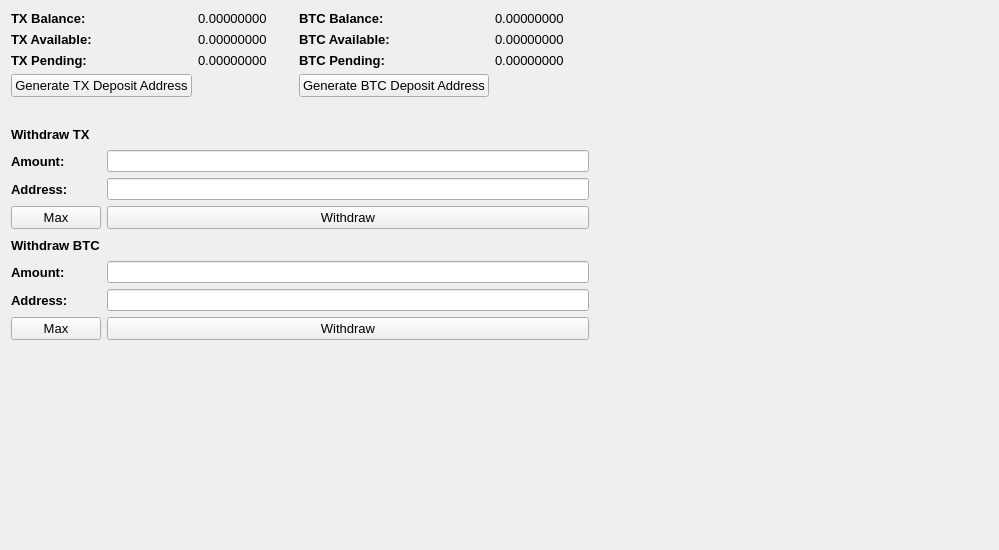
     <widget class="QWidget" name="BittrexBalanceTab">
      <attribute name="title">
       <string>Bittrex Balance</string>
      </attribute>
      <layout class="QGridLayout" name="gridLayout_11">
       <item row="0" column="0">
        <layout class="QGridLayout" name="gridLayout_9">
         <item row="0" column="0">
          <widget class="QLabel" name="label_55">
           <property name="font">
            <font>
             <pointsize>10</pointsize>
             <weight>75</weight>
             <bold>true</bold>
            </font>
           </property>
           <property name="text">
            <string>TX Balance:</string>
           </property>
          </widget>
         </item>
         <item row="1" column="0">
          <widget class="QLabel" name="label_56">
           <property name="font">
            <font>
             <pointsize>10</pointsize>
             <weight>75</weight>
             <bold>true</bold>
            </font>
           </property>
           <property name="text">
            <string>TX Available:</string>
           </property>
          </widget>
         </item>
         <item row="2" column="0">
          <widget class="QLabel" name="label_57">
           <property name="font">
            <font>
             <pointsize>10</pointsize>
             <weight>75</weight>
             <bold>true</bold>
            </font>
           </property>
           <property name="text">
            <string>TX Pending:</string>
           </property>
          </widget>
         </item>
         <item row="0" column="1">
          <widget class="QLabel" name="BittrexTXBalance">
           <property name="font">
            <font>
             <pointsize>10</pointsize>
            </font>
           </property>
           <property name="text">
            <string>0.00000000</string>
           </property>
           <property name="textInteractionFlags">
            <set>Qt::LinksAccessibleByMouse|Qt::TextSelectableByMouse</set>
           </property>
          </widget>
         </item>
         <item row="0" column="2">
          <widget class="QLabel" name="label_58">
           <property name="font">
            <font>
             <pointsize>10</pointsize>
             <weight>75</weight>
             <bold>true</bold>
            </font>
           </property>
           <property name="text">
            <string>BTC Balance:</string>
           </property>
          </widget>
         </item>
         <item row="1" column="1">
          <widget class="QLabel" name="BittrexTXAvailable">
           <property name="font">
            <font>
             <pointsize>10</pointsize>
            </font>
           </property>
           <property name="text">
            <string>0.00000000</string>
           </property>
           <property name="textInteractionFlags">
            <set>Qt::LinksAccessibleByMouse|Qt::TextSelectableByMouse</set>
           </property>
          </widget>
         </item>
         <item row="2" column="1">
          <widget class="QLabel" name="BittrexTXPending">
           <property name="font">
            <font>
             <pointsize>10</pointsize>
            </font>
           </property>
           <property name="text">
            <string>0.00000000</string>
           </property>
           <property name="textInteractionFlags">
            <set>Qt::LinksAccessibleByMouse|Qt::TextSelectableByMouse</set>
           </property>
          </widget>
         </item>
         <item row="1" column="2">
          <widget class="QLabel" name="label_59">
           <property name="font">
            <font>
             <pointsize>10</pointsize>
             <weight>75</weight>
             <bold>true</bold>
            </font>
           </property>
           <property name="text">
            <string>BTC Available:</string>
           </property>
          </widget>
         </item>
         <item row="2" column="2">
          <widget class="QLabel" name="label_60">
           <property name="font">
            <font>
             <pointsize>10</pointsize>
             <weight>75</weight>
             <bold>true</bold>
            </font>
           </property>
           <property name="text">
            <string>BTC Pending:</string>
           </property>
          </widget>
         </item>
         <item row="0" column="3">
          <widget class="QLabel" name="BittrexBTCBalance">
           <property name="font">
            <font>
             <pointsize>10</pointsize>
            </font>
           </property>
           <property name="text">
            <string>0.00000000</string>
           </property>
           <property name="textInteractionFlags">
            <set>Qt::LinksAccessibleByMouse|Qt::TextSelectableByMouse</set>
           </property>
          </widget>
         </item>
         <item row="1" column="3">
          <widget class="QLabel" name="BittrexBTCAvailable">
           <property name="font">
            <font>
             <pointsize>10</pointsize>
            </font>
           </property>
           <property name="text">
            <string>0.00000000</string>
           </property>
           <property name="textInteractionFlags">
            <set>Qt::LinksAccessibleByMouse|Qt::TextSelectableByMouse</set>
           </property>
          </widget>
         </item>
         <item row="2" column="3">
          <widget class="QLabel" name="BittrexBTCPending">
           <property name="font">
            <font>
             <pointsize>10</pointsize>
            </font>
           </property>
           <property name="text">
            <string>0.00000000</string>
           </property>
           <property name="textInteractionFlags">
            <set>Qt::LinksAccessibleByMouse|Qt::TextSelectableByMouse</set>
           </property>
          </widget>
         </item>
         <item row="3" column="0">
          <widget class="QPushButton" name="BittrexTXGenDepositBTN">
           <property name="font">
            <font>
             <pointsize>10</pointsize>
            </font>
           </property>
           <property name="text">
            <string>Generate TX Deposit Address</string>
           </property>
          </widget>
         </item>
         <item row="3" column="2">
          <widget class="QPushButton" name="BittrexBTCGenDepositBTN">
           <property name="font">
            <font>
             <pointsize>10</pointsize>
            </font>
           </property>
           <property name="text">
            <string>Generate BTC Deposit Address</string>
           </property>
          </widget>
         </item>
        </layout>
       </item>
       <item row="0" column="1" rowspan="4">
        <spacer name="horizontalSpacer_10">
         <property name="orientation">
          <enum>Qt::Horizontal</enum>
         </property>
         <property name="sizeHint" stdset="0">
          <size>
           <width>399</width>
           <height>528</height>
          </size>
         </property>
        </spacer>
       </item>
       <item row="1" column="0">
        <layout class="QHBoxLayout" name="horizontalLayout_7">
         <item>
          <widget class="QLabel" name="BittrexTXAddress">
           <property name="font">
            <font>
             <pointsize>10</pointsize>
             <weight>75</weight>
             <bold>true</bold>
            </font>
           </property>
           <property name="text">
            <string/>
           </property>
           <property name="textInteractionFlags">
            <set>Qt::TextSelectableByMouse</set>
           </property>
          </widget>
         </item>
         <item>
          <widget class="QLabel" name="BittrexBTCAddress">
           <property name="font">
            <font>
             <pointsize>10</pointsize>
             <weight>75</weight>
             <bold>true</bold>
            </font>
           </property>
           <property name="text">
            <string/>
           </property>
           <property name="textInteractionFlags">
            <set>Qt::TextSelectableByMouse</set>
           </property>
          </widget>
         </item>
        </layout>
       </item>
       <item row="2" column="0">
        <layout class="QGridLayout" name="gridLayout_10">
         <item row="3" column="0">
          <widget class="QPushButton" name="Bittrex_Withdraw_MaxTX_Amount">
           <property name="font">
            <font>
             <pointsize>10</pointsize>
            </font>
           </property>
           <property name="text">
            <string>Max</string>
           </property>
          </widget>
         </item>
         <item row="4" column="1">
          <spacer name="horizontalSpacer_8">
           <property name="orientation">
            <enum>Qt::Horizontal</enum>
           </property>
           <property name="sizeHint" stdset="0">
            <size>
             <width>40</width>
             <height>20</height>
            </size>
           </property>
          </spacer>
         </item>
         <item row="4" column="0">
          <widget class="QLabel" name="label_61">
           <property name="font">
            <font>
             <pointsize>10</pointsize>
             <weight>75</weight>
             <bold>true</bold>
            </font>
           </property>
           <property name="text">
            <string>Withdraw BTC</string>
           </property>
          </widget>
         </item>
         <item row="5" column="0">
          <widget class="QLabel" name="label_62">
           <property name="font">
            <font>
             <pointsize>10</pointsize>
             <weight>75</weight>
             <bold>true</bold>
            </font>
           </property>
           <property name="text">
            <string>Amount:</string>
           </property>
          </widget>
         </item>
         <item row="0" column="0">
          <widget class="QLabel" name="label_63">
           <property name="font">
            <font>
             <pointsize>10</pointsize>
             <weight>75</weight>
             <bold>true</bold>
            </font>
           </property>
           <property name="text">
            <string>Withdraw TX</string>
           </property>
          </widget>
         </item>
         <item row="3" column="1">
          <widget class="QPushButton" name="BittrexWithdrawTXBtn">
           <property name="font">
            <font>
             <pointsize>10</pointsize>
            </font>
           </property>
           <property name="text">
            <string>Withdraw</string>
           </property>
          </widget>
         </item>
         <item row="1" column="0">
          <widget class="QLabel" name="label_64">
           <property name="font">
            <font>
             <pointsize>10</pointsize>
             <weight>75</weight>
             <bold>true</bold>
            </font>
           </property>
           <property name="text">
            <string>Amount:</string>
           </property>
          </widget>
         </item>
         <item row="0" column="1">
          <spacer name="horizontalSpacer_9">
           <property name="orientation">
            <enum>Qt::Horizontal</enum>
           </property>
           <property name="sizeHint" stdset="0">
            <size>
             <width>40</width>
             <height>20</height>
            </size>
           </property>
          </spacer>
         </item>
         <item row="2" column="1">
          <widget class="QLineEdit" name="BittrexWithdrawTXAddress">
           <property name="font">
            <font>
             <pointsize>9</pointsize>
             <weight>75</weight>
             <bold>true</bold>
            </font>
           </property>
           <property name="text">
            <string/>
           </property>
          </widget>
         </item>
         <item row="1" column="1">
          <widget class="QLineEdit" name="BittrexWithdrawTXInput">
           <property name="font">
            <font>
             <pointsize>9</pointsize>
             <weight>75</weight>
             <bold>true</bold>
            </font>
           </property>
           <property name="text">
            <string/>
           </property>
          </widget>
         </item>
         <item row="2" column="0">
          <widget class="QLabel" name="label_65">
           <property name="font">
            <font>
             <pointsize>10</pointsize>
             <weight>75</weight>
             <bold>true</bold>
            </font>
           </property>
           <property name="text">
            <string>Address:</string>
           </property>
          </widget>
         </item>
         <item row="6" column="0">
          <widget class="QLabel" name="label_66">
           <property name="font">
            <font>
             <pointsize>10</pointsize>
             <weight>75</weight>
             <bold>true</bold>
            </font>
           </property>
           <property name="text">
            <string>Address:</string>
           </property>
          </widget>
         </item>
         <item row="5" column="1">
          <widget class="QLineEdit" name="BittrexWithdrawBTCInput">
           <property name="font">
            <font>
             <pointsize>9</pointsize>
             <weight>75</weight>
             <bold>true</bold>
            </font>
           </property>
           <property name="text">
            <string/>
           </property>
          </widget>
         </item>
         <item row="6" column="1">
          <widget class="QLineEdit" name="BittrexWithdrawBTCAddress">
           <property name="font">
            <font>
             <pointsize>9</pointsize>
             <weight>75</weight>
             <bold>true</bold>
            </font>
           </property>
           <property name="text">
            <string/>
           </property>
          </widget>
         </item>
         <item row="7" column="0">
          <widget class="QPushButton" name="Bittrex_Withdraw_MaxBTC_Amount">
           <property name="font">
            <font>
             <pointsize>10</pointsize>
            </font>
           </property>
           <property name="text">
            <string>Max</string>
           </property>
          </widget>
         </item>
         <item row="7" column="1">
          <widget class="QPushButton" name="BittrexWithdrawBTCBtn">
           <property name="font">
            <font>
             <pointsize>10</pointsize>
            </font>
           </property>
           <property name="text">
            <string>Withdraw</string>
           </property>
          </widget>
         </item>
        </layout>
       </item>
       <item row="3" column="0">
        <spacer name="verticalSpacer_3">
         <property name="orientation">
          <enum>Qt::Vertical</enum>
         </property>
         <property name="sizeHint" stdset="0">
          <size>
           <width>578</width>
           <height>189</height>
          </size>
         </property>
        </spacer>
       </item>
      </layout>
     </widget>
